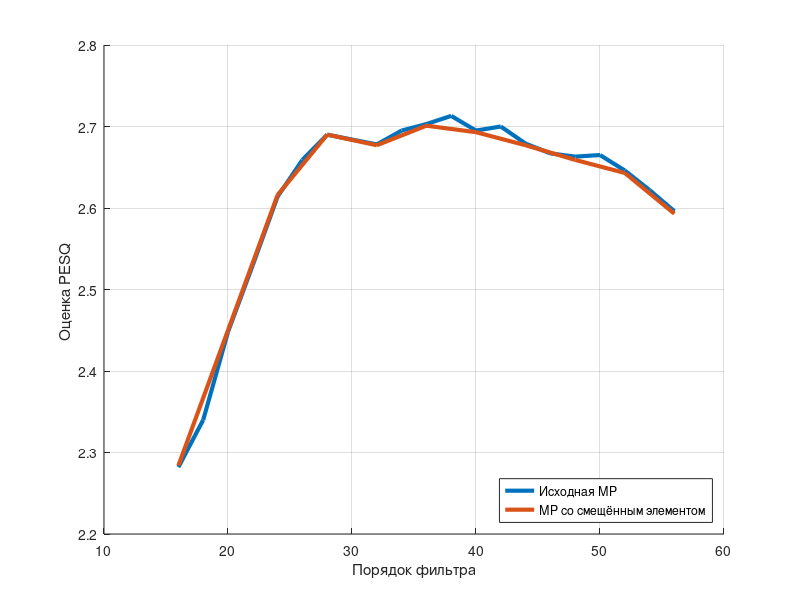
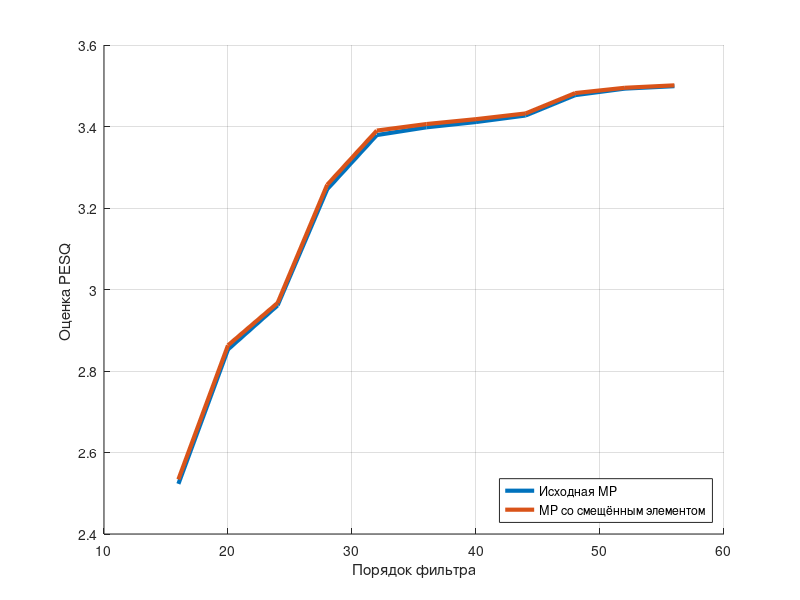
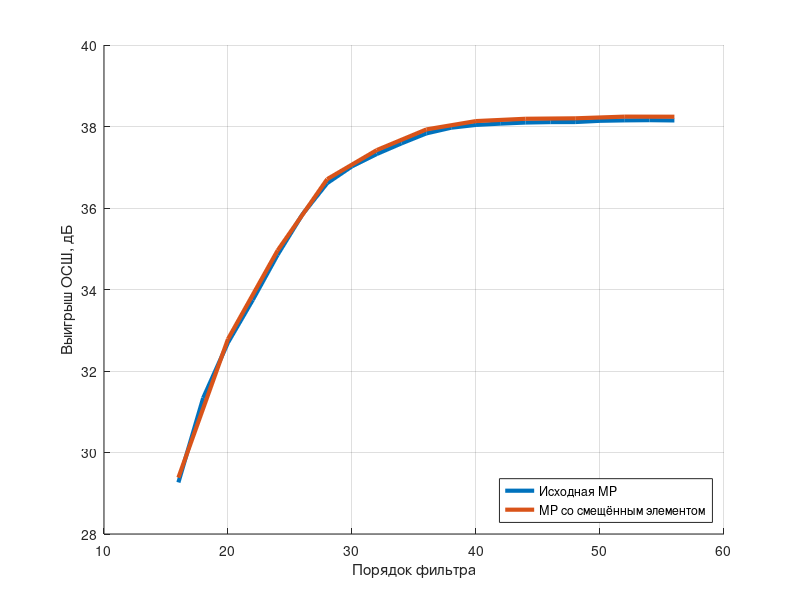
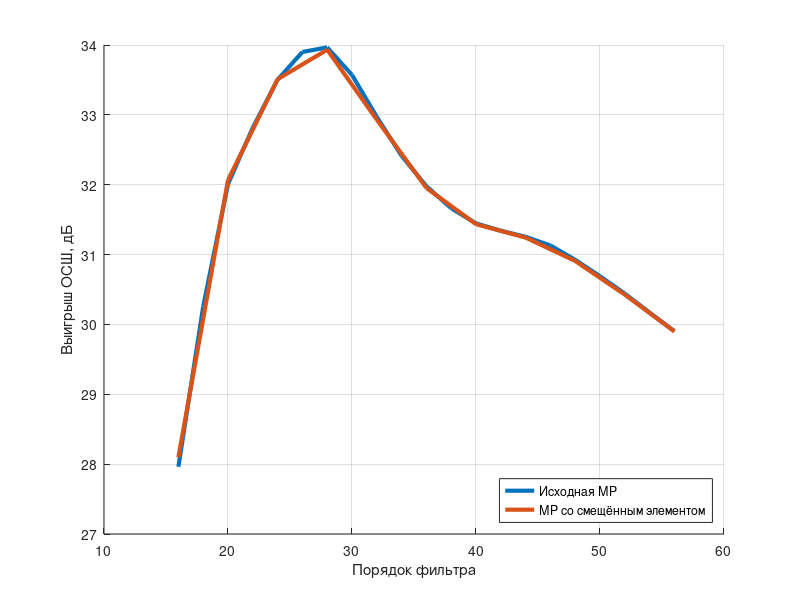

Write MATLAB code to recreate these figures, in order. (Note: this script raises an error after producing the figures.)
clear; close all

load PESQ_LMS.mat
pesq_lms = k_l(:,1);
l_pesq_lms = l;
%%
load PESQ_LMS_move.mat
pesq_lms_move = k_l(:,1);
l_pesq_lms_move = l;
figure()
hold on
plot(l_pesq_lms(1:21),pesq_lms(1:21),'LineWidth',3)
plot(l_pesq_lms_move,pesq_lms_move,'LineWidth',3)
grid on
xlabel("Порядок фильтра")
ylabel("Оценка PESQ ")
legend("Исходная МР","МР со смещённым элементом",'Location','southeast')


load PESQ_RLS.mat
pesq_rls = k_l(:,1);
l_pesq_rls = l;
%%
load PESQ_RLS_move.mat
pesq_rls_move = k_l(:,1);
l_pesq_rls_move = l;
figure()
hold on
plot(l_pesq_rls,pesq_rls,'LineWidth',3)
plot(l_pesq_rls_move,pesq_rls_move,'LineWidth',3)
grid on
xlabel("Порядок фильтра")
ylabel("Оценка PESQ ")
legend("Исходная МР","МР со смещённым элементом",'Location','southeast')
%%
load SNR_RLS.mat
snr_rls = SNR_L(1:21);
l_snr_rls = l(1:21);

load SNR_RLS_move.mat
snr_rls_move = SNR_L;
l_snr_rls_move = l;
figure()
hold on
plot(l_snr_rls,snr_rls,'LineWidth',3)
plot(l_snr_rls_move,snr_rls_move,'LineWidth',3)
grid on
xlabel("Порядок фильтра")
ylabel("Выигрыш ОСШ, дБ")
legend("Исходная МР","МР со смещённым элементом",'Location','southeast')
%%
load SNR_LMS.mat
snr_LMS = SNR_L(1:21);
l_snr_LMS = l(1:21);

load SNR_LMS_move.mat
snr_LMS_move = SNR_L;
l_snr_LMS_move = l;
figure()
hold on
plot(l_snr_LMS,snr_LMS,'LineWidth',3)
plot(l_snr_LMS_move,snr_LMS_move,'LineWidth',3)
grid on
xlabel("Порядок фильтра")
ylabel("Выигрыш ОСШ, дБ")
legend("Исходная МР","МР со смещённым элементом",'Location','southeast')

%%

K = 9; 
d = 0.04;
p_loc = gen_place_el(sqrt(K),sqrt(K),d,d,1)';
p_cil = p_loc;
p_loc(3,6) = p_loc(3,6) + d/10; 
p_loc(2,6) = p_loc(2,6) - d/20; 

figure()
hold on
plot(p_loc(2,:),p_loc(3,:),'d','LineWidth',5, 'MarkerEdgeColor','r')
plot(p_cil(2,:),p_cil(3,:),'d','LineWidth',5, 'MarkerEdgeColor','b')
xline(0)
yline(0)
legend("МР со сдвинутым элементом","Прямоугольная равномерная МР")
xlim([-d*1.5 d*1.5])
ylim([-d*1.5 d*1.5])
grid on



